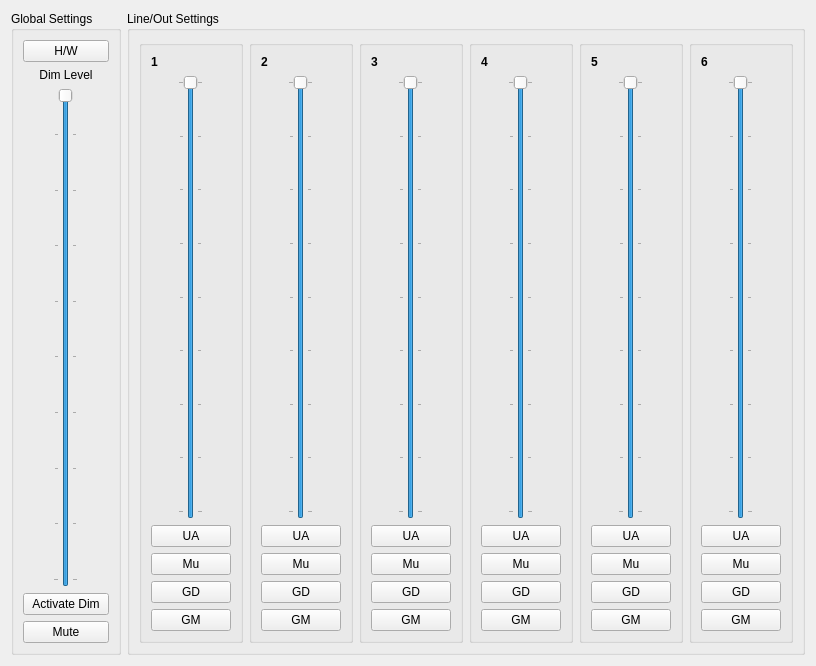
<?xml version="1.0" encoding="UTF-8"?>
<ui version="4.0">
 <class>SaffirePro26Monitoring</class>
 <widget class="QWidget" name="SaffirePro26Monitoring">
  <property name="geometry">
   <rect>
    <x>0</x>
    <y>0</y>
    <width>789</width>
    <height>666</height>
   </rect>
  </property>
  <property name="windowTitle">
   <string>Saffire Pro 26 Monitoring</string>
  </property>
  <property name="autoFillBackground">
   <bool>false</bool>
  </property>
  <property name="locale">
   <locale language="English" country="UnitedStates"/>
  </property>
  <layout class="QHBoxLayout" name="horizontalLayout_9">
   <item>
    <layout class="QHBoxLayout" name="GlobalSetMain">
     <item>
      <widget class="QGroupBox" name="GlobalSet">
       <property name="whatsThis">
        <string comment="Activate/Deactivate the global volume diminution" extracomment="Activate/Deactivate the global volume diminution"/>
       </property>
       <property name="title">
        <string>Global Settings</string>
       </property>
       <layout class="QVBoxLayout" name="verticalLayout">
        <item>
         <widget class="QPushButton" name="HWSwitch">
          <property name="toolTip">
            <string>Hardware</string>
          </property>
          <property name="text">
           <string>H/W</string>
          </property>
          <property name="checkable">
           <bool>true</bool>
          </property>
         </widget>
        </item>
        <item>
         <widget class="QLabel" name="GlobalSetLabel">
          <property name="text">
           <string>Dim Level</string>
          </property>
          <property name="alignment">
           <set>Qt::AlignCenter</set>
          </property>
         </widget>
        </item>
        <item>
         <layout class="QHBoxLayout" name="horizontalLayout">
          <item>
           <widget class="QSlider" name="DimLevel">
            <property name="minimum">
             <number>-87</number>
            </property>
            <property name="maximum">
             <number>0</number>
            </property>
            <property name="orientation">
             <enum>Qt::Vertical</enum>
            </property>
            <property name="invertedAppearance">
             <bool>false</bool>
            </property>
            <property name="tickPosition">
             <enum>QSlider::TicksBothSides</enum>
            </property>
            <property name="tickInterval">
             <number>10</number>
            </property>
           </widget>
          </item>
         </layout>
        </item>
        <item>
         <widget class="QPushButton" name="GlobalDim">
          <property name="whatsThis">
           <string/>
          </property>
          <property name="autoFillBackground">
           <bool>true</bool>
          </property>
          <property name="text">
           <string>Activate Dim</string>
          </property>
          <property name="checkable">
           <bool>true</bool>
          </property>
         </widget>
        </item>
        <item>
         <widget class="QPushButton" name="GlobalMute">
          <property name="text">
           <string>Mute</string>
          </property>
          <property name="checkable">
           <bool>true</bool>
          </property>
         </widget>
        </item>
       </layout>
      </widget>
     </item>
    </layout>
   </item>
   <item>
    <layout class="QHBoxLayout" name="LineOutMain">
     <item>
      <widget class="QGroupBox" name="LineOut">
       <property name="title">
        <string>Line/Out Settings</string>
       </property>
       <layout class="QHBoxLayout" name="horizontalLayout_8">
        <item>
         <layout class="QVBoxLayout" name="LineOutMain_1">
          <item>
           <widget class="QGroupBox" name="LineOut_1">
            <property name="title">
             <string/>
            </property>
            <layout class="QVBoxLayout" name="verticalLayout_7">
             <item>
              <widget class="QLabel" name="label_1">
               <property name="font">
                <font>
                 <weight>75</weight>
                 <bold>true</bold>
                </font>
               </property>
               <property name="text">
                <string>1</string>
               </property>
              </widget>
             </item>
             <item>
              <layout class="QHBoxLayout" name="horizontalLayout_7">
               <item>
                <widget class="QSlider" name="LineVolume_1">
                 <property name="locale">
                  <locale language="French" country="France"/>
                 </property>
                 <property name="minimum">
                  <number>-40</number>
                 </property>
                 <property name="maximum">
                  <number>0</number>
                 </property>
                 <property name="orientation">
                  <enum>Qt::Vertical</enum>
                 </property>
                 <property name="tickPosition">
                  <enum>QSlider::TicksBothSides</enum>
                 </property>
                 <property name="tickInterval">
                  <number>5</number>
                 </property>
                </widget>
               </item>
              </layout>
             </item>
             <item>
              <widget class="QPushButton" name="LineUnActivate_1">
               <property name="toolTip">
                <string>UnActivate</string>
               </property>
               <property name="text">
                <string>UA</string>
               </property>
               <property name="checkable">
                <bool>true</bool>
               </property>
              </widget>
             </item>
             <item>
              <widget class="QPushButton" name="LineMute_1">
               <property name="toolTip">
                <string>Mute</string>
               </property>
               <property name="text">
                <string>Mu</string>
               </property>
               <property name="checkable">
                <bool>true</bool>
               </property>
              </widget>
             </item>
             <item>
              <widget class="QPushButton" name="LineGDim_1">
               <property name="toolTip">
                <string>Group Dim</string>
               </property>
               <property name="text">
                <string>GD</string>
               </property>
               <property name="checkable">
                <bool>true</bool>
               </property>
              </widget>
             </item>
             <item>
              <widget class="QPushButton" name="LineGMute_1">
               <property name="toolTip">
                <string>Group Mute</string>
               </property>
               <property name="text">
                <string>GM</string>
               </property>
               <property name="checkable">
                <bool>true</bool>
               </property>
              </widget>
             </item>
            </layout>
           </widget>
          </item>
         </layout>
        </item>
        <item>
         <layout class="QVBoxLayout" name="LineOutMain_2">
          <item>
           <widget class="QGroupBox" name="LineOut_2">
            <property name="title">
             <string/>
            </property>
            <layout class="QVBoxLayout" name="verticalLayout_6">
             <item>
              <widget class="QLabel" name="label_2">
               <property name="font">
                <font>
                 <weight>75</weight>
                 <bold>true</bold>
                </font>
               </property>
               <property name="text">
                <string>2</string>
               </property>
              </widget>
             </item>
             <item>
              <layout class="QHBoxLayout" name="horizontalLayout_6">
               <item>
                <widget class="QSlider" name="LineVolume_2">
                 <property name="minimum">
                  <number>-40</number>
                 </property>
                 <property name="maximum">
                  <number>0</number>
                 </property>
                 <property name="orientation">
                  <enum>Qt::Vertical</enum>
                 </property>
                 <property name="tickPosition">
                  <enum>QSlider::TicksBothSides</enum>
                 </property>
                 <property name="tickInterval">
                  <number>5</number>
                 </property>
                </widget>
               </item>
              </layout>
             </item>
             <item>
              <widget class="QPushButton" name="LineUnActivate_2">
               <property name="toolTip">
                <string>UnActivate</string>
               </property>
               <property name="text">
                <string>UA</string>
               </property>
               <property name="checkable">
                <bool>true</bool>
               </property>
              </widget>
             </item>
             <item>
              <widget class="QPushButton" name="LineMute_2">
               <property name="toolTip">
                <string>Mute</string>
               </property>
               <property name="text">
                <string>Mu</string>
               </property>
               <property name="checkable">
                <bool>true</bool>
               </property>
              </widget>
             </item>
             <item>
              <widget class="QPushButton" name="LineGDim_2">
               <property name="toolTip">
                <string>Group Dim</string>
               </property>
               <property name="text">
                <string>GD</string>
               </property>
               <property name="checkable">
                <bool>true</bool>
               </property>
              </widget>
             </item>
             <item>
              <widget class="QPushButton" name="LineGMute_2">
               <property name="toolTip">
                <string>Group Mute</string>
               </property>
               <property name="text">
                <string>GM</string>
               </property>
               <property name="checkable">
                <bool>true</bool>
               </property>
              </widget>
             </item>
            </layout>
           </widget>
          </item>
         </layout>
        </item>
        <item>
         <layout class="QVBoxLayout" name="LineOutMain_3">
          <item>
           <widget class="QGroupBox" name="LineOut_3">
            <property name="title">
             <string/>
            </property>
            <layout class="QVBoxLayout" name="verticalLayout_5">
             <item>
              <widget class="QLabel" name="label_3">
               <property name="font">
                <font>
                 <weight>75</weight>
                 <bold>true</bold>
                </font>
               </property>
               <property name="text">
                <string>3</string>
               </property>
              </widget>
             </item>
             <item>
              <layout class="QHBoxLayout" name="horizontalLayout_5">
               <item>
                <widget class="QSlider" name="LineVolume_3">
                 <property name="minimum">
                  <number>-40</number>
                 </property>
                 <property name="maximum">
                  <number>0</number>
                 </property>
                 <property name="orientation">
                  <enum>Qt::Vertical</enum>
                 </property>
                 <property name="tickPosition">
                  <enum>QSlider::TicksBothSides</enum>
                 </property>
                 <property name="tickInterval">
                  <number>5</number>
                 </property>
                </widget>
               </item>
              </layout>
             </item>
             <item>
              <widget class="QPushButton" name="LineUnActivate_3">
               <property name="toolTip">
                <string>UnActivate</string>
               </property>
               <property name="text">
                <string>UA</string>
               </property>
               <property name="checkable">
                <bool>true</bool>
               </property>
              </widget>
             </item>
             <item>
              <widget class="QPushButton" name="LineMute_3">
               <property name="toolTip">
                <string>Mute</string>
               </property>
               <property name="text">
                <string>Mu</string>
               </property>
               <property name="checkable">
                <bool>true</bool>
               </property>
              </widget>
             </item>
             <item>
              <widget class="QPushButton" name="LineGDim_3">
               <property name="toolTip">
                <string>Group Dim</string>
               </property>
               <property name="text">
                <string>GD</string>
               </property>
               <property name="checkable">
                <bool>true</bool>
               </property>
              </widget>
             </item>
             <item>
              <widget class="QPushButton" name="LineGMute_3">
               <property name="toolTip">
                <string>Group Mute</string>
               </property>
               <property name="text">
                <string>GM</string>
               </property>
               <property name="checkable">
                <bool>true</bool>
               </property>
              </widget>
             </item>
            </layout>
           </widget>
          </item>
         </layout>
        </item>
        <item>
         <layout class="QVBoxLayout" name="LineOutMain_4">
          <item>
           <widget class="QGroupBox" name="LineOut_4">
            <property name="title">
             <string/>
            </property>
            <layout class="QVBoxLayout" name="verticalLayout_4">
             <item>
              <widget class="QLabel" name="label_4">
               <property name="font">
                <font>
                 <weight>75</weight>
                 <bold>true</bold>
                </font>
               </property>
               <property name="text">
                <string>4</string>
               </property>
              </widget>
             </item>
             <item>
              <layout class="QHBoxLayout" name="horizontalLayout_4">
               <item>
                <widget class="QSlider" name="LineVolume_4">
                 <property name="minimum">
                  <number>-40</number>
                 </property>
                 <property name="maximum">
                  <number>0</number>
                 </property>
                 <property name="orientation">
                  <enum>Qt::Vertical</enum>
                 </property>
                 <property name="tickPosition">
                  <enum>QSlider::TicksBothSides</enum>
                 </property>
                 <property name="tickInterval">
                  <number>5</number>
                 </property>
                </widget>
               </item>
              </layout>
             </item>
             <item>
              <widget class="QPushButton" name="LineUnActivate_4">
               <property name="toolTip">
                <string>UnActivate</string>
               </property>
               <property name="text">
                <string>UA</string>
               </property>
               <property name="checkable">
                <bool>true</bool>
               </property>
              </widget>
             </item>
             <item>
              <widget class="QPushButton" name="LineMute_4">
               <property name="toolTip">
                <string>Mute</string>
               </property>
               <property name="text">
                <string>Mu</string>
               </property>
               <property name="checkable">
                <bool>true</bool>
               </property>
              </widget>
             </item>
             <item>
              <widget class="QPushButton" name="LineGDim_4">
               <property name="toolTip">
                <string>Group Dim</string>
               </property>
               <property name="text">
                <string>GD</string>
               </property>
               <property name="checkable">
                <bool>true</bool>
               </property>
              </widget>
             </item>
             <item>
              <widget class="QPushButton" name="LineGMute_4">
               <property name="toolTip">
                <string>Group Mute</string>
               </property>
               <property name="text">
                <string>GM</string>
               </property>
               <property name="checkable">
                <bool>true</bool>
               </property>
              </widget>
             </item>
            </layout>
           </widget>
          </item>
         </layout>
        </item>
        <item>
         <layout class="QVBoxLayout" name="LineOutMain_5">
          <item>
           <widget class="QGroupBox" name="LineOut_5">
            <property name="title">
             <string/>
            </property>
            <layout class="QVBoxLayout" name="verticalLayout_3">
             <item>
              <widget class="QLabel" name="label_5">
               <property name="font">
                <font>
                 <weight>75</weight>
                 <bold>true</bold>
                </font>
               </property>
               <property name="text">
                <string>5</string>
               </property>
              </widget>
             </item>
             <item>
              <layout class="QHBoxLayout" name="horizontalLayout_3">
               <item>
                <widget class="QSlider" name="LineVolume_5">
                 <property name="minimum">
                  <number>-40</number>
                 </property>
                 <property name="maximum">
                  <number>0</number>
                 </property>
                 <property name="orientation">
                  <enum>Qt::Vertical</enum>
                 </property>
                 <property name="tickPosition">
                  <enum>QSlider::TicksBothSides</enum>
                 </property>
                 <property name="tickInterval">
                  <number>5</number>
                 </property>
                </widget>
               </item>
              </layout>
             </item>
             <item>
              <widget class="QPushButton" name="LineUnActivate_5">
               <property name="toolTip">
                <string>UnActivate</string>
               </property>
               <property name="text">
                <string>UA</string>
               </property>
               <property name="checkable">
                <bool>true</bool>
               </property>
              </widget>
             </item>
             <item>
              <widget class="QPushButton" name="LineMute_5">
               <property name="toolTip">
                <string>Mute</string>
               </property>
               <property name="text">
                <string>Mu</string>
               </property>
               <property name="checkable">
                <bool>true</bool>
               </property>
              </widget>
             </item>
             <item>
              <widget class="QPushButton" name="LineGDim_5">
               <property name="toolTip">
                <string>Group Dim</string>
               </property>
               <property name="text">
                <string>GD</string>
               </property>
               <property name="checkable">
                <bool>true</bool>
               </property>
              </widget>
             </item>
             <item>
              <widget class="QPushButton" name="LineGMute_5">
               <property name="toolTip">
                <string>Group Mute</string>
               </property>
               <property name="text">
                <string>GM</string>
               </property>
               <property name="checkable">
                <bool>true</bool>
               </property>
              </widget>
             </item>
            </layout>
           </widget>
          </item>
         </layout>
        </item>
        <item>
         <layout class="QVBoxLayout" name="LineOutMain_6">
          <item>
           <widget class="QGroupBox" name="LineOut_6">
            <property name="title">
             <string/>
            </property>
            <layout class="QVBoxLayout" name="verticalLayout_2">
             <item>
              <widget class="QLabel" name="label_6">
               <property name="font">
                <font>
                 <weight>75</weight>
                 <bold>true</bold>
                </font>
               </property>
               <property name="text">
                <string>6</string>
               </property>
              </widget>
             </item>
             <item>
              <layout class="QHBoxLayout" name="horizontalLayout_2">
               <item>
                <widget class="QSlider" name="LineVolume_6">
                 <property name="minimum">
                  <number>-40</number>
                 </property>
                 <property name="maximum">
                  <number>0</number>
                 </property>
                 <property name="orientation">
                  <enum>Qt::Vertical</enum>
                 </property>
                 <property name="tickPosition">
                  <enum>QSlider::TicksBothSides</enum>
                 </property>
                 <property name="tickInterval">
                  <number>5</number>
                 </property>
                </widget>
               </item>
              </layout>
             </item>
             <item>
              <widget class="QPushButton" name="LineUnActivate_6">
               <property name="toolTip">
                <string>UnActivate</string>
               </property>
               <property name="text">
                <string>UA</string>
               </property>
               <property name="checkable">
                <bool>true</bool>
               </property>
              </widget>
             </item>
             <item>
              <widget class="QPushButton" name="LineMute_6">
               <property name="toolTip">
                <string>Mute</string>
               </property>
               <property name="text">
                <string>Mu</string>
               </property>
               <property name="checkable">
                <bool>true</bool>
               </property>
              </widget>
             </item>
             <item>
              <widget class="QPushButton" name="LineGDim_6">
               <property name="toolTip">
                <string>Group Dim</string>
               </property>
               <property name="text">
                <string>GD</string>
               </property>
               <property name="checkable">
                <bool>true</bool>
               </property>
              </widget>
             </item>
             <item>
              <widget class="QPushButton" name="LineGMute_6">
               <property name="toolTip">
                <string>Group Mute</string>
               </property>
               <property name="text">
                <string>GM</string>
               </property>
               <property name="checkable">
                <bool>true</bool>
               </property>
              </widget>
             </item>
            </layout>
           </widget>
          </item>
         </layout>
        </item>
       </layout>
      </widget>
     </item>
    </layout>
   </item>
  </layout>
 </widget>
 <resources/>
 <connections/>
</ui>
